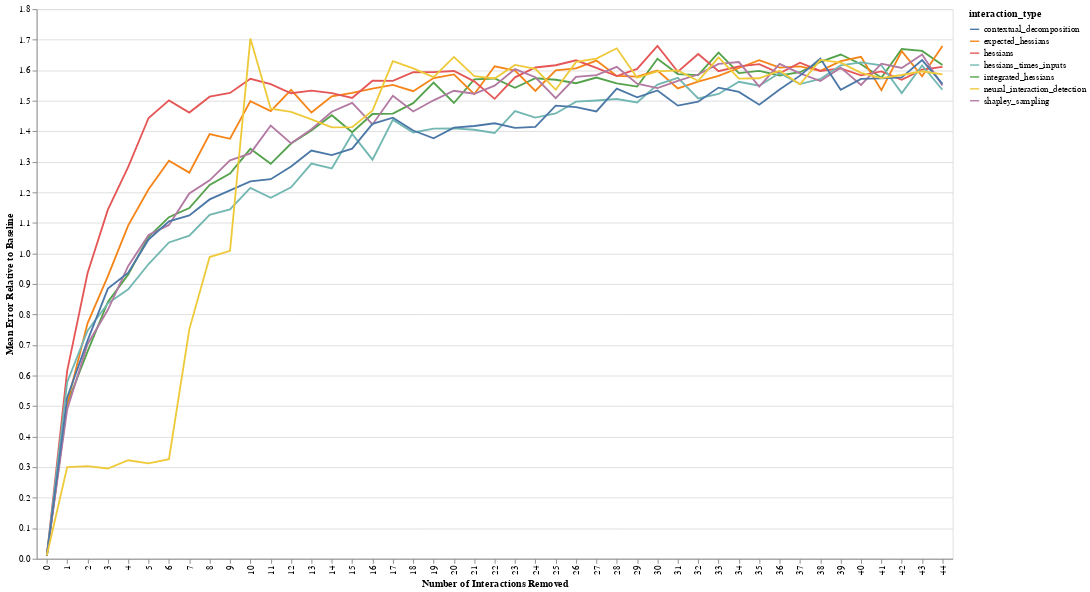

The notebook cell saved with this chart:
### Code cell
line = alt.Chart(df_total, width=1000, height=600).mark_line().encode(
    x=alt.X('num_interactions_removed:O', title='Number of Interactions Removed'),
    y=alt.Y('mean_perf:Q', title='Mean Error Relative to Baseline', scale=alt.Scale(zero=False)),
    color=alt.Color('interaction_type:N')
)
band = alt.Chart(df_total).transform_calculate(
    ymin="datum.mean_perf - datum.sd_perf",
    ymax="datum.mean_perf + datum.sd_perf"
).mark_errorbar().encode(
    x=alt.X('num_interactions_removed:O'),
    y="ymin:Q",
    y2="ymax:Q",
    color=alt.Color('interaction_type:N')
)
line

### Figure 1 — Vega-Lite specification as saved in the notebook (floating-point values rounded to 4 significant figures; data arrays with more than 128 entries replaced by an {"elided": "..."} marker saying what was removed)
{"config": {"view": {"continuousWidth": 400, "continuousHeight": 300}}, "data": {"name": "data-1b18bfc9429176675a423534103f9935"}, "mark": "line", "encoding": {"color": {"type": "nominal", "field": "interaction_type"}, "x": {"type": "ordinal", "field": "num_interactions_removed", "title": "Number of Interactions Removed"}, "y": {"type": "quantitative", "field": "mean_perf", "scale": {"zero": false}, "title": "Mean Error Relative to Baseline"}}, "height": 600, "width": 1000, "$schema": "https://vega.github.io/schema/vega-lite/v4.0.2.json", "datasets": {"data-1b18bfc9429176675a423534103f9935": {"elided": "315 records"}}}
